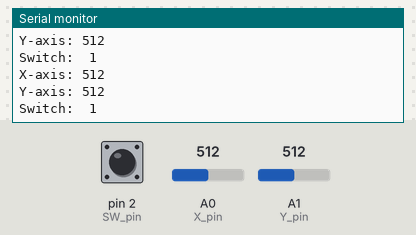
A sketch run on a simulated Arduino Uno, built with avr-gcc and run on an emulated ATmega328P. Shown: the last lines printed to the serial monitor. Inputs (shaded band) come from the test bench; at power-on: A1 (Y_pin) = 512, A0 (X_pin) = 512, pin 2 (SW_pin) HIGH.

Above: at 4.2 s.
4.3 s: A1 (Y_pin) set to 107
At 5.1 s:
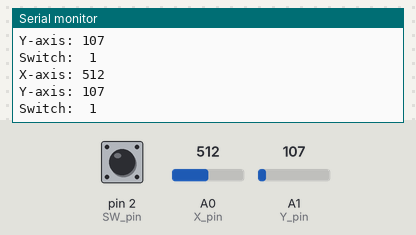
7.3 s: A1 (Y_pin) set to 94
At 8.4 s:
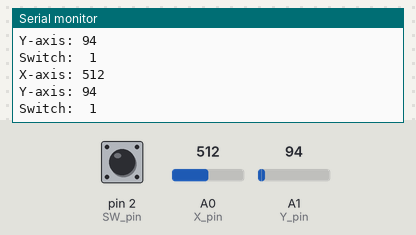
10.3 s: A0 (X_pin) set to 94
At 11.2 s:
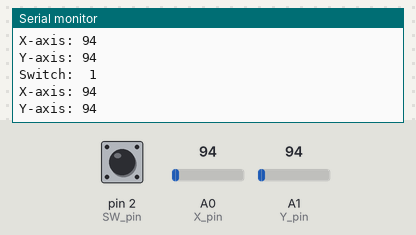
11.8 s: A0 (X_pin) set to 105
At 12.4 s:
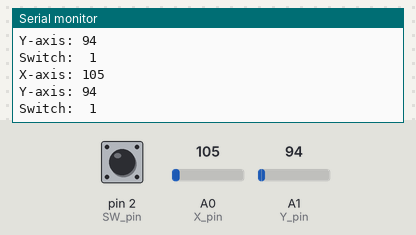
Timing chart, 0 to 14.8 s (numbered marks = the images above; inputs shaded):
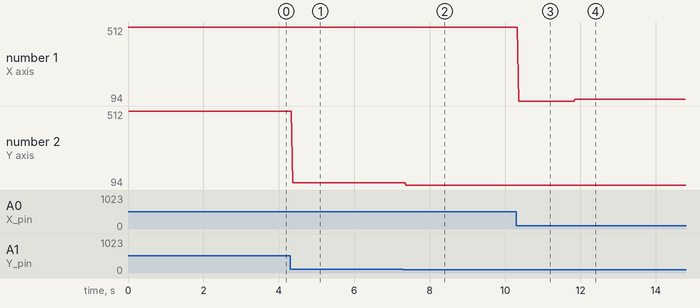

The sketch:

joystick_test.ino
```cpp
const int SW_pin = 2; // digital pin connected to switch output
const int X_pin = A0; // analog pin connected to X output
const int Y_pin = A1; // analog pin connected to Y output

void setup() {
  pinMode(SW_pin, INPUT);
  digitalWrite(SW_pin, HIGH);
  Serial.begin(9600);
}

void loop() {
  Serial.print("Switch:  ");
  Serial.print(digitalRead(SW_pin));
  Serial.print("\n");
  Serial.print("X-axis: ");
  Serial.print(analogRead(X_pin));
  Serial.print("\n");
  Serial.print("Y-axis: ");
  Serial.println(analogRead(Y_pin));
  Serial.print("\n\n");
  delayMicroseconds(1);
}
```

Measured:
- the behaviour switches between 99 and 100 on A0 (X_pin) (found by bisection; images 3 and 4)
- after the input at 4.3 s, the serial monitor: prints a new line after 0.07 s (image 1)
- after the input at 7.3 s, the serial monitor: prints a new line after 0.07 s (image 2)
- after the input at 10.3 s, the serial monitor: prints a new line after 0.06 s (image 3)
- after the input at 11.8 s, the serial monitor: prints a new line after 0.06 s (image 4)
- plotted number 1: 94 → 105 after the input at 11.8 s
- plotted number 2: 512 → 107 after the input at 4.3 s, 107 → 94 after the input at 7.3 s
